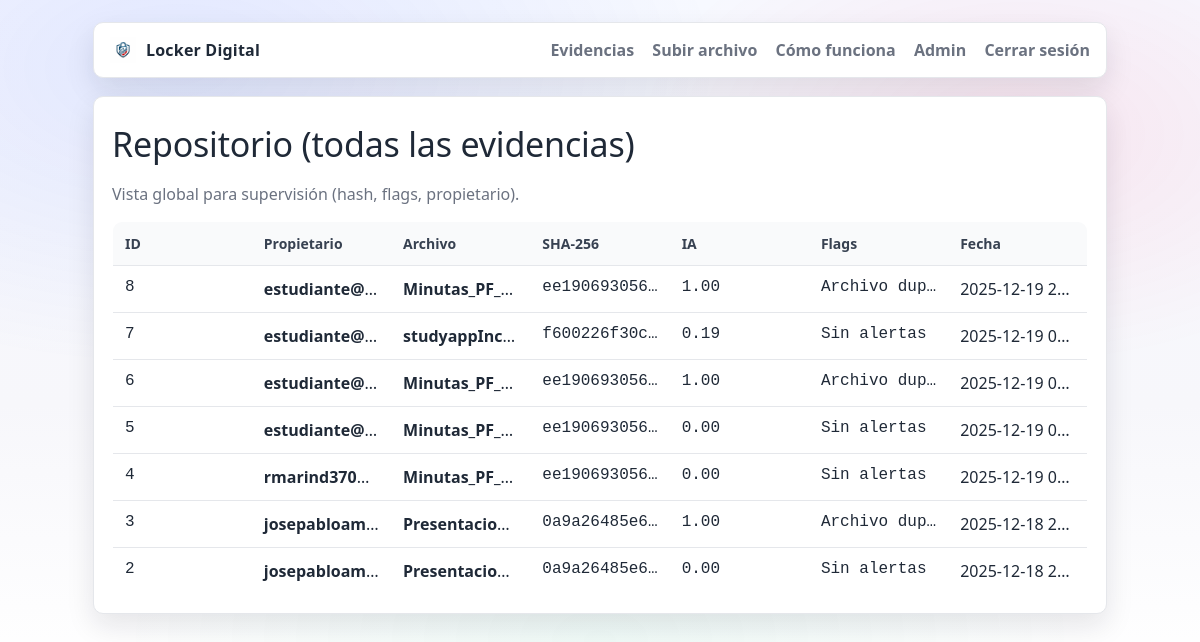
Page /admin/repos (signed in) on the committed database.
### app/models.py (models this page shows)
class Evidence(db.Model):
    id = db.Column(db.Integer, primary_key=True)
    owner_id = db.Column(db.Integer, db.ForeignKey("user.id"), nullable=False)
    original_filename = db.Column(db.String(255), nullable=False)
    stored_filename = db.Column(db.String(255), nullable=False)
    mimetype = db.Column(db.String(120), nullable=True)
    size_bytes = db.Column(db.Integer, nullable=False)
    sha256 = db.Column(db.String(64), nullable=False, index=True)
    signature_b64 = db.Column(db.Text, nullable=False)
    public_key_b64 = db.Column(db.Text, nullable=False)
    ai_duplicate_score = db.Column(db.Float, default=0.0)
    ai_flags = db.Column(db.Text, default="")
    created_at = db.Column(db.DateTime, default=datetime.utcnow)

class User(db.Model, UserMixin):
    id = db.Column(db.Integer, primary_key=True)
    email = db.Column(db.String(180), unique=True, nullable=False)
    password_hash = db.Column(db.String(280), nullable=False)
    role = db.Column(db.String(30), nullable=False, default="student")
    created_at = db.Column(db.DateTime, default=datetime.utcnow)

### app/blueprints/admin.py (the view)
@admin_bp.route("/repos")
@admin_required
def repos():
    rows = (
        db.session.query(Evidence, User.email)
        .outerjoin(User, Evidence.owner_id == User.id)
        .order_by(Evidence.created_at.desc())
        .all()
    )
    print("ADMIN REPOS rows:", len(rows))
    log_action(current_user.id, "ADMIN_VIEW_REPOS", target_type="Evidence", target_id=None, details=f"count={len(rows)}")
    return render_template("admin_repos.html", title="Admin · Repositorio", rows=rows)

### app/models.py (called while the page is built)
@login_manager.user_loader
def load_user(user_id):
    return User.query.get(int(user_id))

### app/services/audit.py (called while the page is built)
def log_action(actor_id, action, target_type=None, target_id=None, details=None):
    entry = AuditLog(
        actor_id=actor_id,
        action=action,
        target_type=target_type,
        target_id=target_id,
        ip=request.headers.get("X-Forwarded-For", request.remote_addr),
        user_agent=(request.headers.get("User-Agent") or "")[:255],
        details=details,
    )
    db.session.add(entry)
    db.session.commit()

### app/services/authz.py (called while the page is built)
def admin_required(view_func):
    @wraps(view_func)
    def wrapper(*args, **kwargs):
        if request.endpoint is None:
            return view_func(*args, **kwargs)
        if request.endpoint.startswith("static"):
            return view_func(*args, **kwargs)
        if request.endpoint in PUBLIC_ENDPOINTS:
            return view_func(*args, **kwargs)
        if not current_user.is_authenticated:
            return redirect(url_for("auth.login"))
        if getattr(current_user, "role", None) != "admin":
            return abort(403)
        return view_func(*args, **kwargs)
    return wrapper

### app/templates/admin_repos.html (shortened to what this page needs)
{% extends "base.html" %}
{% block content %}
<div class="card">
  <div class="h1">Repositorio (todas las evidencias)</div>
  <p class="muted">Vista global para supervisión (hash, flags, propietario).</p>
  <table class="table">
    <tr>
      <th>ID</th>
      <th>Propietario</th>
      <th>Archivo</th>
      <th>SHA-256</th>
      <th>IA</th>
      <th>Flags</th>
      <th>Fecha</th>
    </tr>
    {% if rows and rows|length > 0 %}
      {% for e, owner_email in rows %}
      <tr>
        <td class="mono">{{ e.id }}</td>
        <td>
          <strong>{{ owner_email or ("User #" ~ e.owner_id) }}</strong>
        </td>
        <td><strong>{{ e.original_filename }}</strong></td>
        <td class="mono">{{ e.sha256[:16] }}…</td>
        <td class="mono">{{ '%.2f'|format(e.ai_duplicate_score or 0) }}</td>
        <td class="mono">
          {% set f = (e.ai_flags or "") %}
          {% if not f %}
            Sin alertas
          {% else %}
            {% set f = f.replace("DUPLICATE_HASH", "Archivo duplicado") %}
            {% set f = f.replace("HIGH_SIMILARITY", "Alta similitud") %}
            {% set f = f.replace("MEDIUM_SIMILARITY", "Similitud media") %}
            {% set f = f.replace("LARGE_FILE", "Archivo grande") %}
            {{ f }}
          {% endif %}
        </td>
        <td>{{ e.created_at }}</td>
      </tr>
      {% endfor %}
    {% else %}
      <tr>
        <td colspan="8" class="muted">No hay evidencias todavía (o no se están cargando correctamente).</td>
      </tr>
    {% endif %}
  </table>
</div>
{% endblock %}

### app/templates/base.html (shortened to what this page needs)
<!doctype html>
<html lang="es">
<head>
  <link rel="stylesheet" href="../static/styles.css">
</head>
<body>
  <div class="container">
    <div class="topbar">
      <a class="brand" href="{{ url_for('evidence.home') }}">
        <img class="brand-logo" src="{{ url_for('static', filename='img/logo.png') }}" alt="Locker Digital logo">
        <span>Locker Digital</span>
      </a>
      <div class="nav">
        <div class="nav">
  {% if current_user.is_authenticated %}
    <a href="/dashboard">Evidencias</a>
    <a href="/upload">Subir archivo</a>
    <a href="/how-it-works">Cómo funciona</a>
    {% if current_user.role == "admin" %}
      <a href="/admin">Admin</a>
    {% endif %}
    <a href="/logout">Cerrar sesión</a>
  {% else %}
    <a href="/">Inicio</a>
    <a href="/login">Iniciar sesión</a>
    <a href="/register">Registrarse</a>
    <a href="/how-it-works">Cómo funciona</a>
  {% endif %}
</div>
      </div>
    </div>
    {% block content %}{% endblock %}
  </div>
</body>
</html>

### app/static/styles.css (style rules this page uses)
:root { --bg: #f5f7fb; --card: #ffffff; --text: #1f2937; --muted: #6b7280; --primary: #1e3a8a; --primary-soft: #e0e7ff; --danger: #b91c1c; --danger-soft: #fee2e2; --success: #15803d; --success-soft: #dcfce7; --warn: #b45309; --warn-soft: #ffedd5; --border: #e5e7eb; --shadow: 0 12px 28px rgba(17, 24, 39, 0.10); --radius: 10px; --radius-sm: 8px; }
* { box-sizing:border-box; }
body { margin:0; font-family: ui-sans-serif, system-ui, -apple-system, Segoe UI, Roboto, Arial; background: linear-gradient(180deg, #ffffff 0%, var(--bg) 55%); color: var(--text); }
.container { max-width: 1050px; margin: 0 auto; padding: 22px 18px 60px; }
.topbar { display:flex; align-items:center; justify-content:space-between; gap:16px; padding: 14px 16px; border: 1px solid var(--border); border-radius: var(--radius); background: var(--card); box-shadow: var(--shadow); }
.brand { font-weight: 800; letter-spacing: .2px; color: var(--primary); }
.nav a { color: var(--muted); text-decoration:none; margin-left: 14px; font-weight: 600; }
.card { margin-top: 18px; border: 1px solid var(--border); border-radius: var(--radius); background: var(--card); box-shadow: var(--shadow); padding: 18px; }
.h1 { font-size: 34px; margin: 6px 0 10px; letter-spacing: -.2px; }
.muted { color: var(--muted); }
.table { width:100%; border-collapse: collapse; margin-top: 12px; overflow: hidden; border: 1px solid var(--border); border-radius: var(--radius); }
.table th, .table td { padding: 12px 12px; border-bottom: 1px solid var(--border); text-align:left; vertical-align: top; }
.table th { background: #f9fafb; font-size: 14px; color: #374151; }
.table tr:last-child td { border-bottom: none; }
.table { table-layout: fixed; }
.table th, .table td { white-space: nowrap; overflow: hidden; text-overflow: ellipsis; }
.mono { font-family: ui-monospace, SFMono-Regular, Menlo, Consolas, monospace; }
.brand { display: flex; align-items: center; gap: 10px; font-weight: 700; text-decoration: none; color: inherit; }
.brand-logo { width: 26px; height: 26px; object-fit: contain; display: block; }
body { background: radial-gradient(900px 500px at 15% 10%, rgba(24, 72, 255, 0.10), transparent 60%), radial-gradient(700px 420px at 85% 20%, rgba(255, 0, 70, 0.08), transparent 55%), radial-gradient(800px 520px at 50% 95%, rgba(0, 180, 120, 0.06), transparent 60%), linear-gradient(180deg, #f7f9ff 0%, #f7f7fb 60%, #ffffff 100%); }

### rows in the picture
Evidence: id "8", email "estudiante@…", original_filename "Minutas_PF_…", sha256 "ee19069305…", ai_duplicate_score "1.00", f "Archivo du…", created_at "2025-12-19 2…"
Evidence: id "7", email "estudiante@…", original_filename "studyappInc…", sha256 "f600226f30…", ai_duplicate_score "0.19", shows "Sin alertas", created_at "2025-12-19 0…"
Evidence: id "6", email "estudiante@…", original_filename "Minutas_PF_…", sha256 "ee19069305…", ai_duplicate_score "1.00", f "Archivo du…", created_at "2025-12-19 0…"
Evidence: id "5", email "estudiante@…", original_filename "Minutas_PF_…", sha256 "ee19069305…", ai_duplicate_score "0.00", shows "Sin alertas", created_at "2025-12-19 0…"
Evidence: id "4", email "rmarind370…", original_filename "Minutas_PF_…", sha256 "ee19069305…", ai_duplicate_score "0.00", shows "Sin alertas", created_at "2025-12-19 0…"
Evidence: id "3", email "josepabloam…", original_filename "Presentacio…", sha256 "0a9a26485e…", ai_duplicate_score "1.00", f "Archivo du…", created_at "2025-12-18 2…"
Evidence: id "2", email "josepabloam…", original_filename "Presentacio…", sha256 "0a9a26485e…", ai_duplicate_score "0.00", shows "Sin alertas", created_at "2025-12-18 2…"
